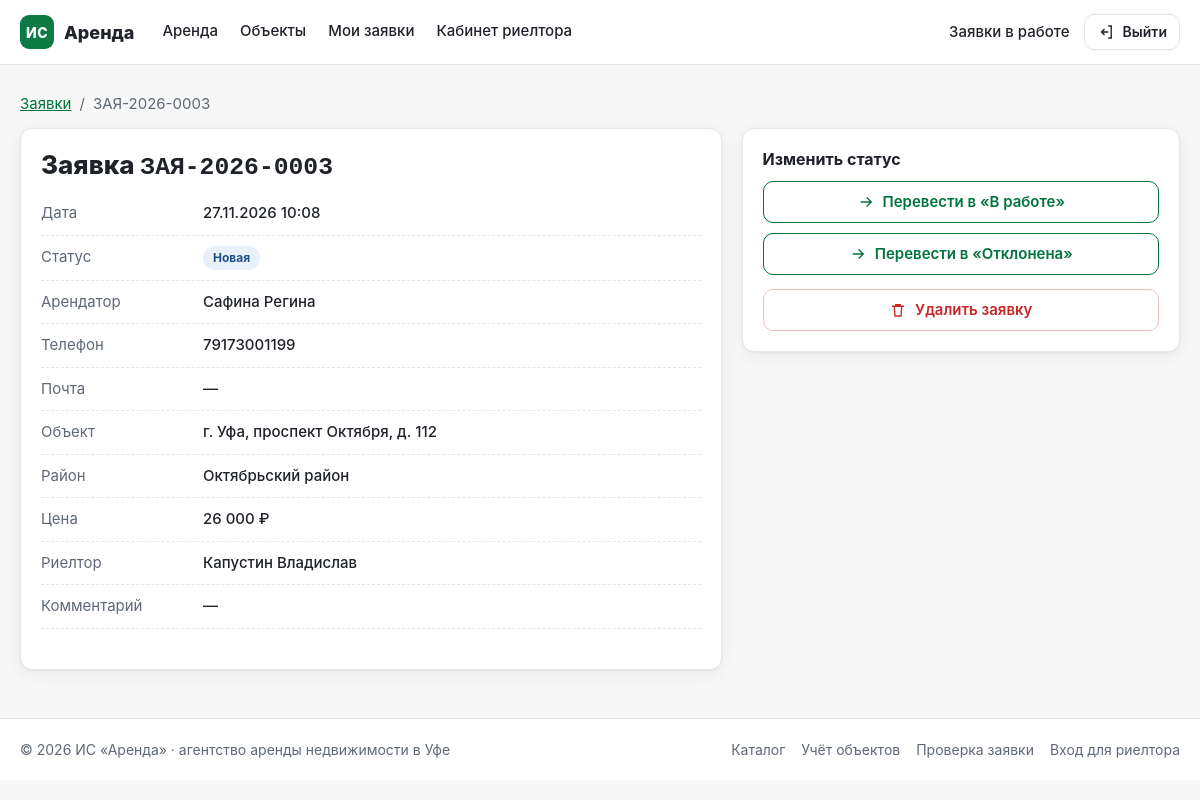
Screenshot of /manage/applications/3 (signed in) with the database file from the repository.
### tables this page shows
CREATE TABLE applications (
    application_id INTEGER PRIMARY KEY AUTOINCREMENT,
    tenant_id INTEGER NOT NULL,
    property_id INTEGER,
    realtor_id INTEGER,
    request_date TIMESTAMP DEFAULT CURRENT_TIMESTAMP,
    desired_district VARCHAR(100),
    status VARCHAR(30) NOT NULL DEFAULT 'Новая',
    comment TEXT, application_num VARCHAR(20), created_at TIMESTAMP,
    FOREIGN KEY (tenant_id) REFERENCES tenants(tenant_id),
    FOREIGN KEY (property_id) REFERENCES properties(property_id)
);

CREATE TABLE tenants (
    tenant_id INTEGER PRIMARY KEY AUTOINCREMENT,
    full_name VARCHAR(150) NOT NULL,
    phone VARCHAR(25) NOT NULL,
    email VARCHAR(100),
    passport_data VARCHAR(100),
    budget_max DECIMAL(10, 2)
, created_at TIMESTAMP);

CREATE TABLE properties (
    property_id INTEGER PRIMARY KEY AUTOINCREMENT,
    owner_id INTEGER NOT NULL,
    district_id INTEGER NOT NULL,
    property_type VARCHAR(50) NOT NULL DEFAULT 'Квартира',
    address_ufa VARCHAR(255) NOT NULL,
    rooms_count INTEGER NOT NULL,
    area_total DECIMAL(6, 2) NOT NULL,
    floor_info VARCHAR(20) NOT NULL,
    price_monthly DECIMAL(10, 2) NOT NULL,
    status VARCHAR(30) NOT NULL DEFAULT 'Активен',
    description TEXT,
    FOREIGN KEY (owner_id) REFERENCES owners(owner_id),
    FOREIGN KEY (district_id) REFERENCES districts(district_id)
);

CREATE TABLE districts (
    district_id INTEGER PRIMARY KEY AUTOINCREMENT,
    name VARCHAR(100) NOT NULL UNIQUE,
    avg_price_sqm DECIMAL(10, 2) NOT NULL
);

CREATE TABLE realtors (
    realtor_id INTEGER PRIMARY KEY AUTOINCREMENT,
    full_name VARCHAR(150) NOT NULL,
    role VARCHAR(50) NOT NULL DEFAULT 'Риелтор',
    phone VARCHAR(25) NOT NULL,
    login VARCHAR(50) NOT NULL UNIQUE,
    password_hash VARCHAR(255) NOT NULL
);

### app.py (the view)
@app.route('/manage/applications/<int:application_id>')
@login_required
def manage_detail(application_id):
    conn = database.get_db()
    try:
        row = conn.execute('''
            SELECT a.*, t.full_name, t.phone, t.email, p.address_ufa, p.price_monthly,
                   p.rooms_count, p.area_total, d.name AS district_name,
                   r.full_name AS realtor_name
            FROM applications a
            JOIN tenants t ON a.tenant_id = t.tenant_id
            LEFT JOIN properties p ON a.property_id = p.property_id
            LEFT JOIN districts d ON p.district_id = d.district_id
            LEFT JOIN realtors r ON a.realtor_id = r.realtor_id
            WHERE a.application_id = ?
        ''', (application_id,)).fetchone()
    finally:
        conn.close()
    if row is None:
        flash('Заявка не найдена', 'error')
        return redirect(url_for('manage_applications'))
    return render_template('application_detail.html', app_row=row,
                           transitions=applications.STATUS_TRANSITIONS)

### app.py (called while the page is built)
@app.template_filter('ru_date')
def ru_date(value):
    if not value:
        return '—'
    return value[8:10] + '.' + value[5:7] + '.' + value[0:4] + ' ' + value[11:16]

@app.context_processor
def inject_globals():
    return {'current_year': datetime.date.today().year,
            'manager': session.get('manager'),
            'staff': bool(session.get('manager'))}

def login_required(view):
    from functools import wraps
    @wraps(view)
    def wrapper(*args, **kwargs):
        if not session.get('manager'):
            flash('Для работы с заявками войдите в систему', 'warning')
            return redirect(url_for('login', next=request.path))
        return view(*args, **kwargs)
    return wrapper

### db.py (called while the page is built)
def get_db():
    conn = sqlite3.connect(DB_PATH)
    conn.row_factory = sqlite3.Row
    conn.execute('PRAGMA foreign_keys = ON')
    return conn

### templates/application_detail.html (shortened to what this page needs)
{% extends "base.html" %}
{% from "_macros.html" import icon %}
{% block content %}
<nav class="breadcrumbs" aria-label="Навигация">
  <a href="{{ url_for('manage_applications') }}">Заявки</a> <span>/</span> <span>{{ app_row.application_num }}</span>
</nav>
<div class="two-col">
  <section class="card">
    <h1 class="h2">Заявка <span class="mono">{{ app_row.application_num }}</span></h1>
    <dl class="dl">
      <div><dt>Дата</dt><dd>{{ app_row.request_date|ru_date }}</dd></div>
      <div><dt>Статус</dt><dd><span class="badge badge--{{ app_row.status|lower|replace(' ', '-') }}">{{ app_row.status }}</span></dd></div>
      <div><dt>Арендатор</dt><dd>{{ app_row.full_name }}</dd></div>
      <div><dt>Телефон</dt><dd>{{ app_row.phone }}</dd></div>
      <div><dt>Почта</dt><dd>{{ app_row.email or '—' }}</dd></div>
      <div><dt>Объект</dt><dd>{{ app_row.address_ufa or '—' }}</dd></div>
      <div><dt>Район</dt><dd>{{ app_row.district_name or app_row.desired_district }}</dd></div>
      <div><dt>Цена</dt><dd>{{ app_row.price_monthly|money }} ₽</dd></div>
      <div><dt>Риелтор</dt><dd>{{ app_row.realtor_name or '—' }}</dd></div>
      <div><dt>Комментарий</dt><dd>{{ app_row.comment or '—' }}</dd></div>
    </dl>
  </section>
  <section class="card">
    <h2 class="h4">Изменить статус</h2>
    {% if transitions.get(app_row.status) %}
    <div class="actions actions--column">
      {% for target in transitions.get(app_row.status, []) %}
      <form method="post" action="{{ url_for('manage_status', application_id=app_row.application_id) }}">
        <button class="btn btn--outline btn--wide" type="submit">{{ icon('arrow') }} Перевести в «{{ target }}»</button>
      </form>
      {% endfor %}
    </div>
    {% else %}
    <p class="muted">Заявка закрыта, дальнейшие переходы не предусмотрены.</p>
    {% endif %}
    <form method="post" action="{{ url_for('manage_delete', application_id=app_row.application_id) }}"
          onsubmit="return confirm('Удалить заявку?');">
      <button class="btn btn--danger btn--wide" type="submit">{{ icon('trash') }} Удалить заявку</button>
    </form>
  </section>
</div>
{% endblock %}

### static/style.css (style rules this page uses)
:root { --green: #0B7A45; --green-dark: #00743D; --green-soft: #E7F5EE; --bg: #F7F7F7; --surface: #FFFFFF; --text: #1F2329; --muted: #5F6875; --border: #E3E6EA; --danger: #C62828; --danger-soft: #FDECEC; --warn: #8A5A00; --warn-soft: #FFF4D6; --info: #1F4F8A; --info-soft: #E8F0FA; --radius: 12px; --shadow: 0 1px 2px rgba(16, 24, 40, .04), 0 4px 16px rgba(16, 24, 40, .06); --font: "Inter", "Helvetica Neue", Arial, sans-serif; }
* { box-sizing: border-box; }
html { -webkit-text-size-adjust: 100%; }
body { margin: 0; background: var(--bg); color: var(--text); font: 15px/1.5 var(--font); }
a { color: var(--green-dark); }
h1, h2, h3, h4 { line-height: 1.25; margin: 0; }
.mono { font-family: "SFMono-Regular", Consolas, monospace; font-size: .95em; }
.btn { display: inline-flex; align-items: center; justify-content: center; gap: 8px; min-height: 42px; padding: 0 16px; border-radius: 10px; border: 1px solid transparent; font: 600 15px/1 var(--font); cursor: pointer; text-decoration: none; white-space: nowrap; transition: background .15s, border-color .15s, color .15s; }
.btn--outline { background: var(--surface); color: var(--green-dark); border-color: var(--green-dark); }
.btn--danger { background: var(--surface); color: var(--danger); border-color: #EBC1C1; }
.btn--wide { width: 100%; }
.card { background: var(--surface); border: 1px solid var(--border); border-radius: var(--radius); box-shadow: var(--shadow); padding: 20px; }
.h2 { font-size: 26px; font-weight: 800; }
.h4 { font-size: 16px; font-weight: 700; margin-bottom: 12px; }
.two-col { display: grid; grid-template-columns: 1.6fr 1fr; gap: 20px; align-items: start; }
.actions { display: flex; gap: 10px; justify-content: flex-start; flex-wrap: wrap; margin-top: 6px; }
.actions--column { flex-direction: column; margin-bottom: 14px; }
.actions--column form { margin: 0; }
.dl { display: grid; gap: 10px; text-align: left; margin: 20px 0; }
.dl > div { display: grid; grid-template-columns: 150px 1fr; gap: 12px; padding-bottom: 10px; border-bottom: 1px dashed var(--border); }
.dl dt { color: var(--muted); }
.dl dd { margin: 0; font-weight: 500; }
.badge { display: inline-block; padding: 3px 10px; border-radius: 999px; font-size: 12px; font-weight: 700; background: #EEF1F4; color: var(--muted); }
.badge--новая { background: var(--info-soft); color: var(--info); }
.breadcrumbs { color: var(--muted); margin: 4px 0 12px; display: flex; gap: 8px; }

### rows the page displays
applications: application_num "ЗАЯ-2026-0003", request_date|ru_date "27.11.2026 10:08", status "Новая"
tenants: full_name "Сафина Регина", phone "79173001199"
properties: address_ufa "г. Уфа, проспект Октября, д. 112", price_monthly "26 000"
districts: name "Октябрьский район"
realtors: full_name "Капустин Владислав"

### other values shown
{{ app_row.email or '—' }} "—"
{{ app_row.comment or '—' }} "—"
{{ target }} "В работе" "Отклонена"
